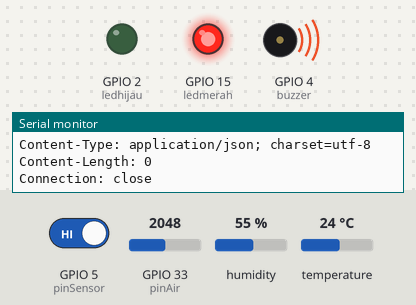
Simulated run of this sketch. Board: ESP32. Shown: output pins drawn as LEDs (lit = HIGH), buzzer (waves = sounding, pin HIGH), the last lines printed to the serial monitor. Inputs (shaded band) come from the test bench; at power-on: GPIO 33 (pinAir) = 2048, temperature 24 °C, GPIO 5 (pinSensor) HIGH, humidity 55 %. WiFi joins after 1.5 s; servers stay silent unless stated; uploads are accepted with an empty reply.

Above: at 3.0 s.
3.1 s: GPIO 33 (pinAir) set to 57
8.5 s: GPIO 33 (pinAir) set to 46
At 9.4 s:
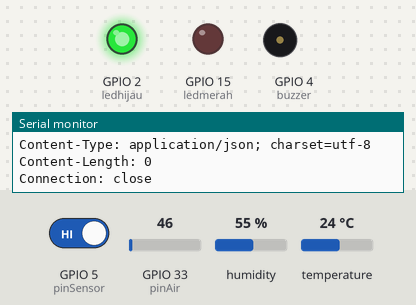
13.0 s: temperature set to 31.5 °C
17.5 s: temperature set to 32.8 °C
At 19.8 s:
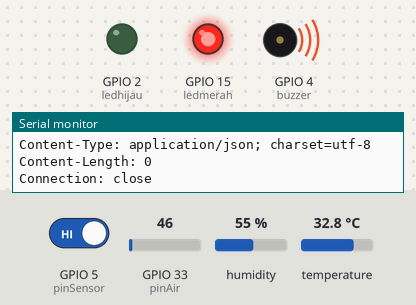
24.2 s: temperature set to 12 °C
At 27.3 s:
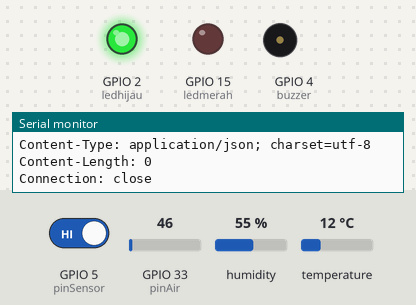
28.7 s: GPIO 5 (pinSensor) driven LOW
At 30.6 s:
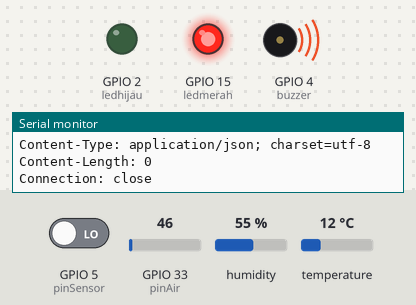
Timing chart, 0 to 32.1 s (numbered marks = the images above; inputs shaded):
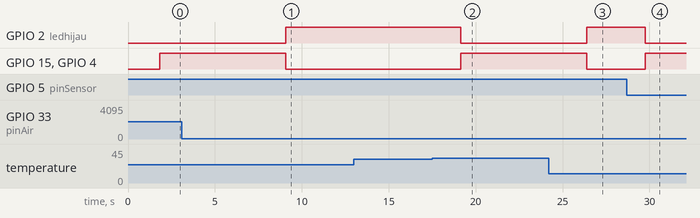

Measured:
- the behaviour switches between 51 and 50 on GPIO 33 (pinAir) (found by bisection; images 0 and 1)
- the behaviour switches between 32 and 32.1 °C on temperature (found by bisection; images 1 and 2)
- after the input at 8.5 s, GPIO 2 (ledhijau): LOW → HIGH after 0.57 s; GPIO 15 (ledmerah), GPIO 4 (buzzer): HIGH → LOW after 0.57 s
- after the input at 17.5 s, GPIO 2 (ledhijau): HIGH → LOW after 1.7 s; GPIO 15 (ledmerah), GPIO 4 (buzzer): LOW → HIGH after 1.7 s
- after the input at 24.2 s, GPIO 2 (ledhijau): LOW → HIGH after 2.2 s; GPIO 15 (ledmerah), GPIO 4 (buzzer): HIGH → LOW after 2.2 s
- after the input at 28.7 s, GPIO 2 (ledhijau): HIGH → LOW after 1.1 s; GPIO 15 (ledmerah), GPIO 4 (buzzer): LOW → HIGH after 1.1 s

The sketch:

DCSM.ino
```cpp
#include <DHT.h>
#include <WiFi.h>
#include <WiFiClientSecure.h>
#include <UniversalTelegramBot.h>
#include <ArduinoJson.h>
#include <SPI.h>

#define DHT_SENSOR_PIN  21 // ESP32 pin GIOP21 connected to DHT22 sensor
#define DHT_SENSOR_TYPE DHT22
#define pinAir 33 //Pin Sensor Water Level

int nilai = 0;
int pinSensor = 5;
int ledmerah = 15;
int ledhijau = 2;
int buzzer = 4;

int nilaiApi = 0;

int kondisi = 0;


const char* ssid = "[yout wifi name]";
const char* password = "[wifi password]";
const char* host = "[local database ip]";

#define BOTtoken "[bot token from BOT Father Telegram]"
#define CHAT_ID "[chat id / receiver]"
WiFiClientSecure client;
UniversalTelegramBot bot(BOTtoken, client);

DHT dht_sensor(DHT_SENSOR_PIN, DHT_SENSOR_TYPE);

void setup() {
  Serial.begin(9600);

  pinMode(pinSensor, INPUT);
  pinMode(ledhijau, OUTPUT);
  pinMode(ledmerah, OUTPUT);
  pinMode(buzzer, OUTPUT);

  dht_sensor.begin(); // initialize the DHT sensor

  Serial.print("Connecting to ");
  Serial.println(ssid);
  WiFi.begin(ssid, password);
  client.setCACert(TELEGRAM_CERTIFICATE_ROOT);

  while (WiFi.status() != WL_CONNECTED) {
    delay(500);
    Serial.print(".");
  }
  Serial.println("");
  Serial.println("WiFi connected.");
  Serial.println("IP address: ");
  Serial.println(WiFi.localIP());

  bot.sendMessage(CHAT_ID, "Ayang cantik", "");

}

void loop() {
  float humi = dht_sensor.readHumidity();
  float tempC = dht_sensor.readTemperature();
  float tempF = dht_sensor.readTemperature(true);

  //fire
  int state = digitalRead(pinSensor);

  //water
  float ketinggian = bacaSensor();
  Serial.print("Humidity: ");
  Serial.print(humi);
  Serial.print("%");

  Serial.print("  |  ");

  Serial.print("Temperature: ");
  Serial.print(tempC);
  Serial.print("°C ");
  Serial.print("Ketinggian Air :" );
  Serial.println(ketinggian);

  if (tempC > 32) {
    Serial.println("TERDETEKSI SUHU TINGGI");
    digitalWrite(ledmerah, HIGH);
    digitalWrite(ledhijau, LOW);
    digitalWrite(buzzer, HIGH);
    String report = "";
    report += "TERDETEKSI SUHU TINGGI";
    report += String(tempC) + " °C";
    bot.sendMessage(CHAT_ID, report, "");
    kondisi = 1;
  }
  else if (ketinggian > 50) {
    Serial.println("TERDETEKSI AIR");
    digitalWrite(ledmerah, HIGH);
    digitalWrite(ledhijau, LOW);
    digitalWrite(buzzer, HIGH);
    String report = "";
    report += "TERDETEKSI AIR ";
    report += String(ketinggian) + " cm";
    bot.sendMessage(CHAT_ID, report, "");
    kondisi = 1;
  }
  else if (state == LOW) {
    Serial.println("TERDETEKSI API");
    digitalWrite(ledmerah, HIGH);
    digitalWrite(ledhijau, LOW);
    digitalWrite(buzzer, HIGH);
    nilaiApi = 1;
    String report = "";
    report += "TERDETEKSI API";
    bot.sendMessage(CHAT_ID, report, "");
    kondisi = 1;
  }
  else {
    Serial.println("KONDISI AMAN");
    digitalWrite(ledhijau, HIGH);
    digitalWrite(ledmerah, LOW);
    digitalWrite(buzzer, LOW);
    nilaiApi = 0;
    kondisi = 0;
  }
      Serial.print("connecting to ");
      Serial.println(host);

  // Use WiFiClient class to create TCP connections
  WiFiClient client;
  const int httpPort = 80;
  if (!client.connect(host, httpPort)) {
            Serial.println("connection failed");
    return;
  }

  client.print(String("GET http://localhost/iot_project/connect4.php?") +
               ("&temperature=") + tempC +
               ("&humidity=") + humi +
               ("&api=") + nilaiApi +
               ("&waterlevel=") + ketinggian +
               ("&kondisi=") + kondisi +
               " HTTP/1.1\r\n" +
               "Host: " + host + "\r\n" +
               "Connection: close\r\n\r\n");
  unsigned long timeout = millis();
  while (client.available() == 0) {
    if (millis() - timeout > 1000) {
                  Serial.println(">>> Client Timeout !");
      client.stop();
      return;
    }
  }

  // Read all the lines of the reply from server and print them to Serial
  while (client.available()) {
    String line = client.readStringUntil('\r');
    Serial.print(line);

  }

  Serial.println();
  Serial.println("closing connection");

  // wait a 2 seconds between readings
  delay(2000);
}
int bacaSensor() {
  nilai = analogRead(pinAir);
  return nilai;
}
```
